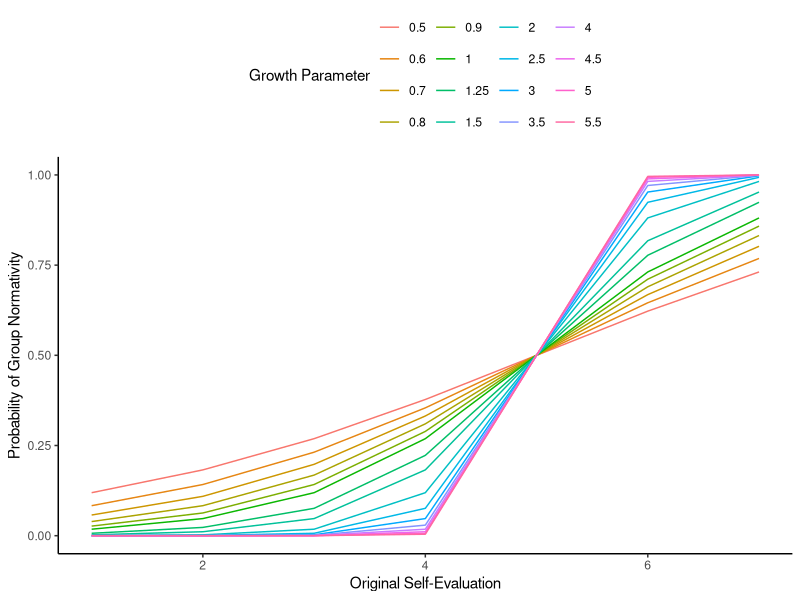

Write R code to recreate this figure. (Note: this script raises an error after producing the figure.)



logFunc <- function(input, slope=1, shift=0){
  input = input - 4
  output = 1 / (1 + exp(-slope * (input - shift ) ))
  return(output)
}

Minputs=c(.5,.6,.7,.8,.9,1,1.25,1.5,2,2.5,3,3.5,4,4.5,5,5.5)
df<-data.frame(Minputs=sort(rep(Minputs, 7)), eval=rep(1:7) )
df$trans<-logFunc(df$eval, df$Minputs, shift = 1)

library(ggplot2)
FSplot<-ggplot(data=df, aes(x=eval, y=trans, group=as.factor(Minputs), color= as.factor(Minputs) )) +
  geom_line() + xlab("Original Self-Evaluation") + ylab("Probability of Group Normativity")  + theme_classic() +
  theme(legend.position="top") + labs(color="Growth Parameter")
FSplot
#ggsave("~/Documents/UC Riverside/Studies/Feedback Study/Manuscript/Figures/FS_demonstration.jpg", units = "in", dpi = 600, width = 4, height = 4)

Minputs <- c(4.407416, 2.48609)
df<-data.frame(Minputs=sort(rep(Minputs, 7)), eval=rep(1:7) )
df$trans<-logFunc(df$eval, df$Minputs, shift = 0)
FSplot<-ggplot(data=df, aes(x=eval, y=trans, group=as.factor(Minputs), color= as.factor(Minputs) )) +
  geom_line() + geom_point() + xlab("Original Self-Evaluation") + ylab("Probability of Group Normativity")  + theme_classic() +
  theme(legend.position="top") + labs(color="Growth Parameter")  + 
  scale_color_manual(labels=c('Outgroup','Ingroup'), values = wes_palette("Darjeeling1"))
FSplot





logFunc <- function(input, slope=1, shift=0, L=1){
  input = input - 4
  output = (L / (1 + exp(-slope * (input - shift ) )) ) + (1-L)/2
  return(output)
}

Minputs=c(.5,.6,.7,.8,.9,1,1.25,1.5,2,2.5,3,3.5,4,4.5,5,5.5)
df<-data.frame(Minputs=sort(rep(Minputs, 7)), eval=rep(1:7) )
df$trans<-logFunc(df$eval, df$Minputs, shift = 0, L = .5)

library(ggplot2)
FSplot<-ggplot(data=df, aes(x=eval, y=trans, group=as.factor(Minputs), color= as.factor(Minputs) )) +
  geom_line() + xlab("Original Self-Evaluation") + ylab("Probability of Group Normativity")  + theme_classic() +
  theme(legend.position="top") + labs(color="Growth Parameter")
FSplot

###

logFunc <- function(input, slope=1, shift=0, L=1, B=0){
  input = input - 4
  output = (L / (1 + exp(-slope * (input - shift ) )) ) + (B)
  return(output)
}

Minputs=c(.5,.6,.7,.8,.9,1,1.25,1.5,2,2.5,3,3.5,4,4.5,5,5.5)
df<-data.frame(Minputs=sort(rep(Minputs, 7)), eval=rep(1:7) )
df$trans<-logFunc(df$eval, df$Minputs, shift = 0, L = .75, B = .1)

library(ggplot2)
FSplot<-ggplot(data=df, aes(x=eval, y=trans, group=as.factor(Minputs), color= as.factor(Minputs) )) +
  geom_line() + xlab("Original Self-Evaluation") + ylab("Probability of Group Normativity")  + theme_classic() +
  theme(legend.position="top") + labs(color="Growth Parameter")
FSplot
